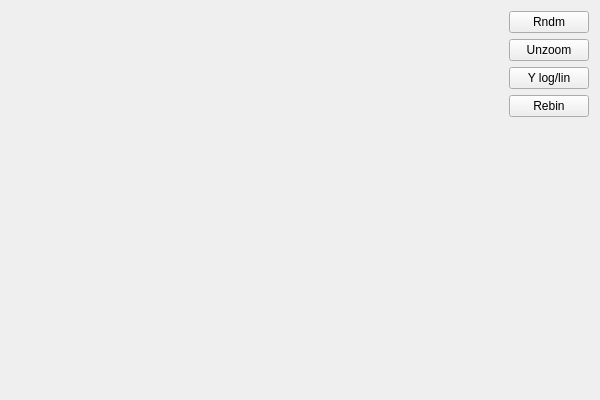
<?xml version="1.0" encoding="UTF-8"?>
<ui version="4.0">
 <class>cls_HistoWidget</class>
 <widget class="QWidget" name="cls_HistoWidget">
  <property name="geometry">
   <rect>
    <x>0</x>
    <y>0</y>
    <width>600</width>
    <height>400</height>
   </rect>
  </property>
  <property name="windowTitle">
   <string>Form</string>
  </property>
  <layout class="QHBoxLayout" name="horizontalLayout">
   <item>
    <widget class="QRootCanvas" name="canvasWidget" native="true">
     <property name="sizePolicy">
      <sizepolicy hsizetype="Expanding" vsizetype="Expanding">
       <horstretch>0</horstretch>
       <verstretch>0</verstretch>
      </sizepolicy>
     </property>
     <property name="minimumSize">
      <size>
       <width>0</width>
       <height>0</height>
      </size>
     </property>
    </widget>
   </item>
   <item>
    <layout class="QVBoxLayout" name="verticalLayout">
     <item>
      <widget class="QPushButton" name="pushButton">
       <property name="sizePolicy">
        <sizepolicy hsizetype="Fixed" vsizetype="Fixed">
         <horstretch>0</horstretch>
         <verstretch>0</verstretch>
        </sizepolicy>
       </property>
       <property name="minimumSize">
        <size>
         <width>80</width>
         <height>0</height>
        </size>
       </property>
       <property name="maximumSize">
        <size>
         <width>80</width>
         <height>16777215</height>
        </size>
       </property>
       <property name="text">
        <string>Rndm</string>
       </property>
      </widget>
     </item>
     <item>
      <widget class="QPushButton" name="pushButton_2">
       <property name="sizePolicy">
        <sizepolicy hsizetype="Fixed" vsizetype="Fixed">
         <horstretch>0</horstretch>
         <verstretch>0</verstretch>
        </sizepolicy>
       </property>
       <property name="minimumSize">
        <size>
         <width>80</width>
         <height>0</height>
        </size>
       </property>
       <property name="maximumSize">
        <size>
         <width>80</width>
         <height>16777215</height>
        </size>
       </property>
       <property name="text">
        <string>Unzoom</string>
       </property>
      </widget>
     </item>
     <item>
      <widget class="QPushButton" name="pushButton_3">
       <property name="sizePolicy">
        <sizepolicy hsizetype="Fixed" vsizetype="Fixed">
         <horstretch>0</horstretch>
         <verstretch>0</verstretch>
        </sizepolicy>
       </property>
       <property name="minimumSize">
        <size>
         <width>80</width>
         <height>0</height>
        </size>
       </property>
       <property name="maximumSize">
        <size>
         <width>80</width>
         <height>16777215</height>
        </size>
       </property>
       <property name="text">
        <string>Y log/lin</string>
       </property>
      </widget>
     </item>
     <item>
      <widget class="QPushButton" name="pushButton_4">
       <property name="sizePolicy">
        <sizepolicy hsizetype="Fixed" vsizetype="Fixed">
         <horstretch>0</horstretch>
         <verstretch>0</verstretch>
        </sizepolicy>
       </property>
       <property name="minimumSize">
        <size>
         <width>80</width>
         <height>0</height>
        </size>
       </property>
       <property name="maximumSize">
        <size>
         <width>80</width>
         <height>16777215</height>
        </size>
       </property>
       <property name="text">
        <string>Rebin</string>
       </property>
      </widget>
     </item>
     <item>
      <spacer name="verticalSpacer">
       <property name="orientation">
        <enum>Qt::Vertical</enum>
       </property>
       <property name="sizeHint" stdset="0">
        <size>
         <width>20</width>
         <height>40</height>
        </size>
       </property>
      </spacer>
     </item>
    </layout>
   </item>
  </layout>
 </widget>
 <customwidgets>
  <customwidget>
   <class>QRootCanvas</class>
   <extends>QWidget</extends>
   <header>QRootCanvas.h</header>
   <container>1</container>
  </customwidget>
 </customwidgets>
 <resources/>
 <connections>
  <connection>
   <sender>pushButton</sender>
   <signal>clicked()</signal>
   <receiver>cls_HistoWidget</receiver>
   <slot>FillTest()</slot>
   <hints>
    <hint type="sourcelabel">
     <x>379</x>
     <y>19</y>
    </hint>
    <hint type="destinationlabel">
     <x>323</x>
     <y>80</y>
    </hint>
   </hints>
  </connection>
  <connection>
   <sender>pushButton_3</sender>
   <signal>clicked()</signal>
   <receiver>cls_HistoWidget</receiver>
   <slot>ToggleLogY()</slot>
   <hints>
    <hint type="sourcelabel">
     <x>372</x>
     <y>99</y>
    </hint>
    <hint type="destinationlabel">
     <x>326</x>
     <y>174</y>
    </hint>
   </hints>
  </connection>
  <connection>
   <sender>pushButton_2</sender>
   <signal>clicked()</signal>
   <receiver>cls_HistoWidget</receiver>
   <slot>UnZoom()</slot>
   <hints>
    <hint type="sourcelabel">
     <x>399</x>
     <y>71</y>
    </hint>
    <hint type="destinationlabel">
     <x>327</x>
     <y>136</y>
    </hint>
   </hints>
  </connection>
  <connection>
   <sender>pushButton_4</sender>
   <signal>clicked()</signal>
   <receiver>cls_HistoWidget</receiver>
   <slot>RebinBy2()</slot>
   <hints>
    <hint type="sourcelabel">
     <x>405</x>
     <y>145</y>
    </hint>
    <hint type="destinationlabel">
     <x>323</x>
     <y>227</y>
    </hint>
   </hints>
  </connection>
 </connections>
 <slots>
  <slot>FillTest()</slot>
  <slot>SetLogY()</slot>
  <slot>ToggleLogY()</slot>
  <slot>UnZoom()</slot>
  <slot>RebinBy2()</slot>
 </slots>
</ui>
